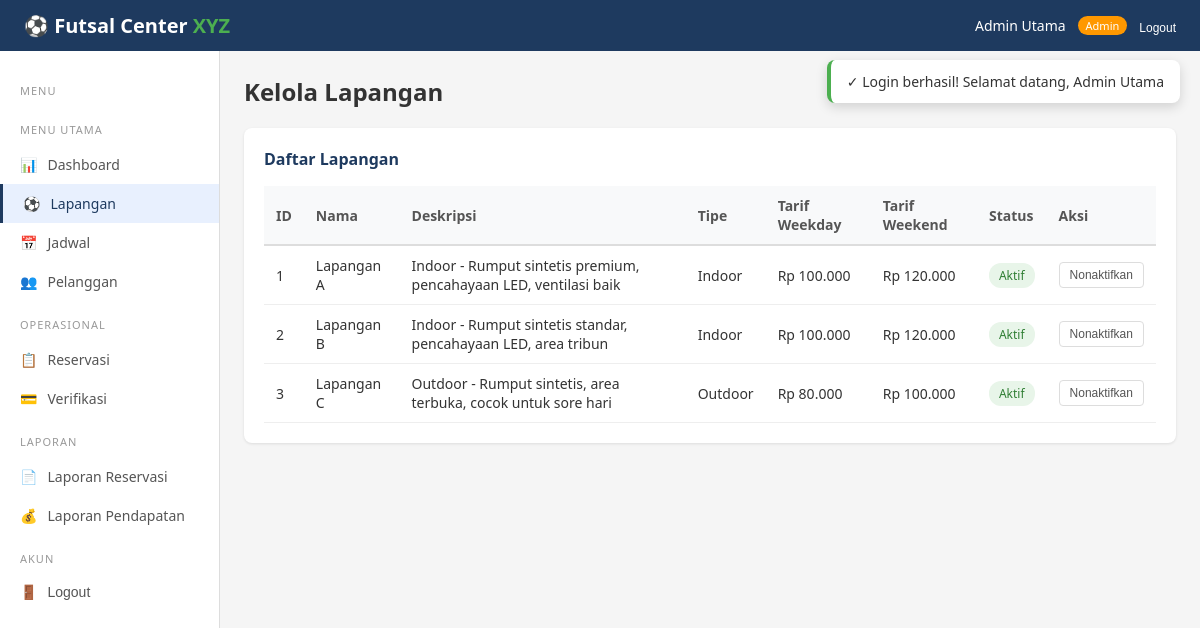
Screenshot of /admin/lapangan.php (signed in) with the database file from the repository.
### tables this page shows
CREATE TABLE users (
    id            INT AUTO_INCREMENT PRIMARY KEY,
    nama          VARCHAR(100)   NOT NULL,
    email         VARCHAR(100)   NOT NULL UNIQUE,
    password      VARCHAR(255)   NOT NULL,
    telepon       VARCHAR(20)    NOT NULL,
    alamat        TEXT           NULL,
    role          ENUM('pelanggan','admin','pemilik') NOT NULL DEFAULT 'pelanggan',
    status        ENUM('active','inactive') NOT NULL DEFAULT 'active',
    created_at    DATETIME       NOT NULL DEFAULT CURRENT_TIMESTAMP,
    updated_at    DATETIME       NOT NULL DEFAULT CURRENT_TIMESTAMP ON UPDATE CURRENT_TIMESTAMP,
    INDEX idx_email (email),
    INDEX idx_role  (role)
);

CREATE TABLE lapangan (
    id              INT AUTO_INCREMENT PRIMARY KEY,
    nama            VARCHAR(50)    NOT NULL,
    deskripsi       VARCHAR(255)   NOT NULL,
    tipe            ENUM('indoor','outdoor') NOT NULL DEFAULT 'indoor',
    tarif_weekday   INT            NOT NULL,
    tarif_weekend   INT            NOT NULL,
    status          ENUM('aktif','nonaktif') NOT NULL DEFAULT 'aktif',
    created_at      DATETIME       NOT NULL DEFAULT CURRENT_TIMESTAMP,
    updated_at      DATETIME       NOT NULL DEFAULT CURRENT_TIMESTAMP ON UPDATE CURRENT_TIMESTAMP
);

### config.php (called while the page is built, shortened)
<?php
function db() {
    static $pdo = null;
    if ($pdo === null) {
        try {
            $pdo = new PDO(
                "mysql:host=" . DB_HOST . ";dbname=" . DB_NAME . ";charset=utf8mb4",
                DB_USER, DB_PASS,
                [PDO::ATTR_ERRMODE => PDO::ERRMODE_EXCEPTION,
                 PDO::ATTR_DEFAULT_FETCH_MODE => PDO::FETCH_ASSOC,
                 PDO::ATTR_EMULATE_PREPARES => false]
            );
        } catch (PDOException $e) {
            die("Koneksi database gagal. Pastikan MySQL berjalan dan database 'futsal_xyz' sudah diimport.<br>Error: " . $e->getMessage());
        }
    }
    return $pdo;
}
function isLoggedIn() {
    return isset($_SESSION['user_id']);
}
function currentUser() {
    $stmt = db()->prepare("SELECT * FROM users WHERE id = ?");
    $stmt->execute([$_SESSION['user_id']]);
    return $stmt->fetch();
}
function sanitize($str) {
    return htmlspecialchars(trim($str), ENT_QUOTES, 'UTF-8');
}
function formatRupiah($n) {
    return 'Rp ' . number_format($n, 0, ',', '.');
}
function getFlash() {
    if (isset($_SESSION['flash'])) {
        $flash = $_SESSION['flash'];
        return $flash;
    }
    return null;
}

### admin/lapangan.php (the view, shortened to what this page needs)
<?php
require_once __DIR__ . '/../includes/layout.php';
renderLayout('admin', 'lapangan', function() {
    $fields = db()->query("SELECT * FROM lapangan ORDER BY id")->fetchAll();
    ?>
    <h2 style="margin-bottom:20px;">Kelola Lapangan</h2>
    <div class="card">
        <div class="card-header">Daftar Lapangan</div>
        <div class="table-container"><table>
            <tr><th>ID</th><th>Nama</th><th>Deskripsi</th><th>Tipe</th><th>Tarif Weekday</th><th>Tarif Weekend</th><th>Status</th><th>Aksi</th></tr>
            <?php foreach ($fields as $f): ?>
            <tr>
                <td><?php echo $f['id']; ?></td>
                <td><?php echo sanitize($f['nama']); ?></td>
                <td><?php echo sanitize($f['deskripsi']); ?></td>
                <td><?php echo ucfirst($f['tipe']); ?></td>
                <td><?php echo formatRupiah($f['tarif_weekday']); ?></td>
                <td><?php echo formatRupiah($f['tarif_weekend']); ?></td>
                <td><?php echo $f['status']==='aktif' ? '<span class="badge badge-success">Aktif</span>' : '<span class="badge badge-danger">Nonaktif</span>'; ?></td>
                <td>
                    <form method="POST" action="../proses.php" style="display:inline;">
                        <button type="submit" class="btn btn-outline btn-sm"><?php echo $f['status']==='aktif' ? 'Nonaktifkan' : 'Aktifkan'; ?></button>
                    </form>
                </td>
            </tr>
            <?php endforeach; ?>
        </table></div>
    </div>
    <?php
});

### includes/layout.php (shortened to what this page needs)
<?php
require_once __DIR__ . '/../config.php';
function renderLayout($role, $activePage, $contentFn) {
    $user = currentUser();
    $navLinks = '';
    $sidebarItems = [];
    if ($role === 'pelanggan') {
        $navLinks = '
            <a href="pelanggan/jadwal.php">Jadwal</a>
            <a href="pelanggan/reservasi.php">Reservasi Saya</a>
            <div class="nav-user">
                <span class="user-name">' . sanitize($user['nama']) . '</span>
                <span class="user-role">Pelanggan</span>
                <form method="POST" action="proses.php" style="display:inline;">
                    <input type="hidden" name="action" value="logout">
                    <button type="submit" style="background:none;border:none;color:white;font-size:12px;cursor:pointer;">Logout</button>
                </form>
            </div>';
        $sidebarItems = [
            ['page'=>'dashboard', 'icon'=>'&#128202;', 'label'=>'Dashboard', 'href'=>'pelanggan/dashboard.php'],
            ['page'=>'jadwal', 'icon'=>'&#128197;', 'label'=>'Jadwal', 'href'=>'pelanggan/jadwal.php'],
            ['page'=>'reservasi', 'icon'=>'&#128203;', 'label'=>'Reservasi Saya', 'href'=>'pelanggan/reservasi.php'],
            ['page'=>'profil', 'icon'=>'&#128100;', 'label'=>'Profil', 'href'=>'pelanggan/profil.php'],
        ];
    } elseif ($role === 'admin') {
        $navLinks = '
            <div class="nav-user">
                <span class="user-name">' . sanitize($user['nama']) . '</span>
                <span class="user-role" style="background:#FF9800;">Admin</span>
                <form method="POST" action="proses.php" style="display:inline;">
                    <input type="hidden" name="action" value="logout">
                    <button type="submit" style="background:none;border:none;color:white;font-size:12px;cursor:pointer;">Logout</button>
                </form>
            </div>';
        $sidebarItems = [
            ['section'=>'Menu Utama'],
            ['page'=>'dashboard', 'icon'=>'&#128202;', 'label'=>'Dashboard', 'href'=>'admin/dashboard.php'],
            ['page'=>'lapangan', 'icon'=>'&#9917;', 'label'=>'Lapangan', 'href'=>'admin/lapangan.php'],
            ['page'=>'jadwal', 'icon'=>'&#128197;', 'label'=>'Jadwal', 'href'=>'admin/jadwal.php'],
            ['page'=>'pelanggan', 'icon'=>'&#128101;', 'label'=>'Pelanggan', 'href'=>'admin/pelanggan.php'],
            ['section'=>'Operasional'],
            ['page'=>'reservasi', 'icon'=>'&#128203;', 'label'=>'Reservasi', 'href'=>'admin/reservasi.php'],
            ['page'=>'verifikasi', 'icon'=>'&#128179;', 'label'=>'Verifikasi', 'href'=>'admin/verifikasi.php'],
            ['section'=>'Laporan'],
            ['page'=>'laporan-reservasi', 'icon'=>'&#128196;', 'label'=>'Laporan Reservasi', 'href'=>'admin/laporan_reservasi.php'],
            ['page'=>'laporan-pendapatan', 'icon'=>'&#128176;', 'label'=>'Laporan Pendapatan', 'href'=>'admin/laporan_pendapatan.php'],
        ];
    }
    ?>
    <!DOCTYPE html>
    <html lang="id">
    <head>
        <link rel="stylesheet" href="styles.css">
    </head>
    <body>
    <div id="toast-container" class="toast-container">
        <?php $flash = getFlash(); if ($flash): ?>
            <div class="toast <?php echo $flash['type']; ?>">
                <?php echo ($flash['type']==='success'?'&#10003;':($flash['type']==='error'?'&#10007;':'&#8505;')); ?>
                <?php echo sanitize($flash['message']); ?>
            </div>
        <?php endif; ?>
    </div>
    <nav class="navbar">
        <div class="logo"><a href="index.php" style="color:white;text-decoration:none;">&#9917; Futsal Center <span>XYZ</span></a></div>
        <div class="nav-links"><?php echo $navLinks; ?></div>
    </nav>
    <div class="layout">
        <div class="sidebar">
            <div class="menu-section">Menu</div>
            <?php foreach ($sidebarItems as $item): ?>
                <?php if (isset($item['section'])): ?>
                    <div class="menu-section"><?php echo $item['section']; ?></div>
                <?php else: ?>
                    <div class="menu-item <?php echo ($activePage === $item['page']) ? 'active' : ''; ?>">
                        <a href="<?php echo $item['href']; ?>" style="text-decoration:none;color:inherit;display:flex;align-items:center;gap:10px;">
                            <span><?php echo $item['icon']; ?></span> <?php echo $item['label']; ?>
                        </a>
                    </div>
                <?php endif; ?>
            <?php endforeach; ?>
            <div class="menu-section">Akun</div>
            <div class="menu-item">
                <form method="POST" action="proses.php" style="display:inline;">
                    <button type="submit" style="background:none;border:none;cursor:pointer;font-size:14px;color:#555;display:flex;align-items:center;gap:10px;">
                        <span>&#128682;</span> Logout
                    </button>
                </form>
            </div>
        </div>
        <div class="main-content">
            <?php $contentFn(); ?>
        </div>
    </div>
    </body>
    </html>
    <?php
}

### styles.css (style rules this page uses)
* { margin: 0; padding: 0; box-sizing: border-box; }
body { font-family: 'Segoe UI', Tahoma, Geneva, Verdana, sans-serif; background: #f5f5f5; color: #333; }
.navbar { background: #1e3a5f; color: white; padding: 12px 24px; display: flex; justify-content: space-between; align-items: center; position: sticky; top: 0; z-index: 100; }
.navbar .logo { font-size: 20px; font-weight: bold; }
.navbar .logo span { color: #4CAF50; }
.nav-links { display: flex; gap: 20px; align-items: center; }
.nav-user { display: flex; align-items: center; gap: 12px; }
.nav-user .user-name { font-size: 14px; }
.nav-user .user-role { font-size: 11px; background: #4CAF50; padding: 2px 8px; border-radius: 10px; }
.layout { display: flex; min-height: calc(100vh - 50px); }
.sidebar { width: 220px; background: #fff; border-right: 1px solid #ddd; padding: 16px 0; }
.sidebar .menu-item { padding: 0; cursor: pointer; font-size: 14px; color: #555; transition: all 0.2s; }
.sidebar .menu-item a, .sidebar .menu-item button { padding: 10px 20px; width: 100%; text-align: left; }
.sidebar .menu-item.active { background: #e8f0fe; color: #1e3a5f; border-left: 3px solid #1e3a5f; }
.sidebar .menu-section { padding: 16px 20px 8px; font-size: 11px; text-transform: uppercase; color: #999; letter-spacing: 1px; }
.main-content { flex: 1; padding: 24px; }
.card { background: white; border-radius: 8px; padding: 20px; margin-bottom: 16px; box-shadow: 0 1px 3px rgba(0,0,0,0.1); }
.card-header { font-size: 16px; font-weight: 600; margin-bottom: 16px; color: #1e3a5f; }
.table-container { overflow-x: auto; }
table { width: 100%; border-collapse: collapse; font-size: 14px; }
th { background: #f8f9fa; padding: 10px 12px; text-align: left; font-weight: 600; color: #555; border-bottom: 2px solid #ddd; }
td { padding: 10px 12px; border-bottom: 1px solid #eee; }
.btn { padding: 8px 16px; border: none; border-radius: 4px; cursor: pointer; font-size: 13px; font-weight: 500; transition: all 0.2s; display: inline-flex; align-items: center; gap: 6px; text-decoration: none; }
.btn-sm { padding: 5px 10px; font-size: 12px; }
.btn-outline { background: transparent; border: 1px solid #ddd; color: #555; }
.badge { padding: 4px 10px; border-radius: 12px; font-size: 12px; font-weight: 500; display: inline-block; }
.badge-success { background: #e8f5e9; color: #2e7d32; }
.toast-container { position: fixed; top: 60px; right: 20px; z-index: 2000; }
.toast { background: white; border-radius: 8px; padding: 12px 16px; box-shadow: 0 4px 12px rgba(0,0,0,0.15); margin-bottom: 8px; display: flex; align-items: center; gap: 10px; font-size: 14px; animation: slideIn 0.3s ease; min-width: 280px; }
.toast.success { border-left: 4px solid #4CAF50; }

### rows the page displays
users: nama "Admin Utama"
lapangan: id "1", nama "Lapangan A", deskripsi "Indoor - Rumput sintetis premium, pencahayaan LED, ventilasi baik", tipe "Indoor", tarif_weekday "Rp 100.000", tarif_weekend "Rp 120.000", status "Aktif"
lapangan: id "2", nama "Lapangan B", deskripsi "Indoor - Rumput sintetis standar, pencahayaan LED, area tribun", tipe "Indoor", tarif_weekday "Rp 100.000", tarif_weekend "Rp 120.000", status "Aktif"
lapangan: id "3", nama "Lapangan C", deskripsi "Outdoor - Rumput sintetis, area terbuka, cocok untuk sore hari", tipe "Outdoor", tarif_weekday "Rp 80.000", tarif_weekend "Rp 100.000", status "Aktif"

### other values shown
$flash['message'] "Login berhasil! Selamat datang, Admin Utama"
$item['section'] "MENU UTAMA"
$item['icon'] "📊"
$item['label'] "Dashboard"
$item['icon'] "⚽"
$item['label'] "Lapangan"
$item['icon'] "📅"
$item['label'] "Jadwal"
$item['icon'] "👥"
$item['label'] "Pelanggan"
$item['section'] "OPERASIONAL"
$item['icon'] "📋"
$item['label'] "Reservasi"
$item['icon'] "💳"
$item['label'] "Verifikasi"
